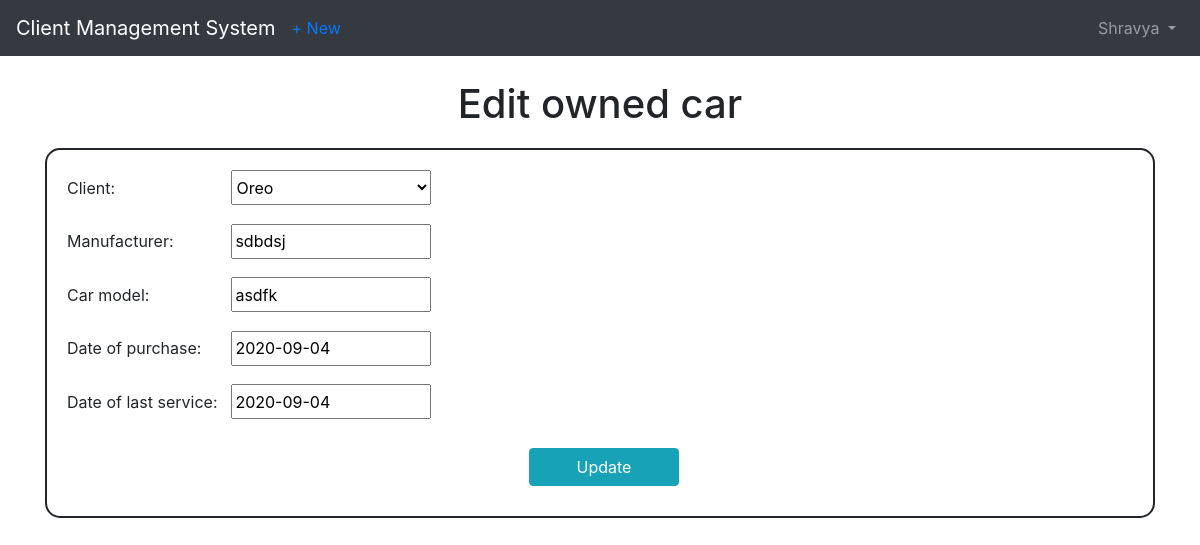
The app's page /clients/ownedcar/2/edit/ (signed in) with its own data.
### users/models.py (models this page shows)
class CustomUser(AbstractUser):
    department = models.CharField(max_length=50, default=' ', null=True, blank=True)
    employee_cell_phone = models.CharField (max_length=50, default=' ', null=True, blank=True)

### clients/models.py (models this page shows, shortened)
class OwnedCar(models.Model):
    client = models.ForeignKey(
        Client,
        on_delete= models.CASCADE,
        related_name = 'owned_cars',
    )
    manufacturer = models.CharField(max_length=140, blank=True)
    car_model = models.CharField(max_length=140, blank=True)
    vin = models.CharField(max_length=17, blank=True)
    date_of_purchase = models.DateField(auto_now_add=False, blank=True)
    date_of_last_service = models.DateField(auto_now_add=False, blank=True)
    author = models.ForeignKey(
        get_user_model(),
        on_delete=models.CASCADE,
        blank=True
    )

### clients/views.py (the view)
# urls.py: path('ownedcar/<int:pk>/edit/', OwnedCarUpdateView.as_view(), name='ownedcar_edit'),
class OwnedCarUpdateView(LoginRequiredMixin, UpdateView):
    model = OwnedCar
    fields = ('client', 'manufacturer', 'car_model', 'date_of_purchase', 'date_of_last_service')
    template_name = 'ownedcar_edit.html'

### clients/models.py (called while the page is built)
    def __str__(self):
        return self.name

### templates/ownedcar_edit.html
{% extends 'base.html' %}
{% block content %}
    <h1>Edit owned car</h1>
    <form class="custom-form" action="" method="post">{% csrf_token %}
      {{ form.as_p }}
        <div class="buttons-container">
            <button class="btn btn-info ml-2" type="submit">Update</button>
        </div>
</form>
{% endblock content %}

### templates/base.html (shortened to what this page needs)
<!doctype html>
<html lang="en">
  <head>
    {% load staticfiles %}
    <link rel="stylesheet" href="https://stackpath.bootstrapcdn.com/bootstrap/4.1.3/css/bootstrap.min.css">
    <link rel="stylesheet" href="{% static 'css/styles.css' %}" >
  </head>
  <body>
    <nav class="navbar navbar-expand-md navbar-dark bg-dark mb-4">
      <a class="navbar-brand" href="{% url 'home' %}">Client Management System</a>
      {% if user.is_authenticated %}
        <ul class="navbar-nav mr-auto">
          <li class="nav-item"><a href="{% url 'client_new' %}">+ New</a></li>
        </ul>
      {% endif %}
      <div class="collapse navbar-collapse" id="navbarCollapse">
        {% if user.is_authenticated %}
          <ul class="navbar-nav ml-auto">
            <li class="nav-item">
              <a class="nav-link dropdown-toggle" href="#" id="userMenu"\
              data-toggle="dropdown" aria-haspopup="true" aria-expanded\
              ="false">
                {{ user.username }}
              </a>
            </li>
          </ul>
        {% endif %}
      </div>
    </nav>
    <div class="container">
      {% block content %}
      {% endblock content %}
    </div>
  </body>

### static/css/styles.css (style rules this page uses)
.custom-form { padding: 20px; border : 2px solid; border-radius: 15px; }
h1 { text-align: center; margin: 20px 0px; }
.custom-form input,select { height: 35px; width: 200px; }
.custom-form p label { width: 15%; }
.buttons-container { width:100%; display: flex; flex-direction: column; align-items: center; }
.buttons-container button { width: 150px; margin: 10px 0; }

### records on screen
CustomUser: username "Shravya"
OwnedCar: client "Oreo", manufacturer "sdbdsj", car_model "asdfk", date_of_purchase "2020-09-04", date_of_last_service "2020-09-04"
